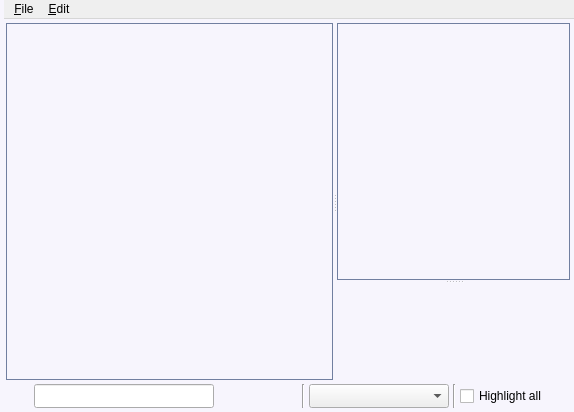
<ui version="4.0" >
 <class>archive</class>
 <widget class="QWidget" name="archive" >
  <property name="geometry" >
   <rect>
    <x>0</x>
    <y>0</y>
    <width>574</width>
    <height>412</height>
   </rect>
  </property>
  <property name="sizePolicy" >
   <sizepolicy vsizetype="Expanding" hsizetype="Expanding" >
    <horstretch>0</horstretch>
    <verstretch>0</verstretch>
   </sizepolicy>
  </property>
  <property name="minimumSize" >
   <size>
    <width>540</width>
    <height>360</height>
   </size>
  </property>
  <property name="windowTitle" >
   <string>Archive</string>
  </property>
  <property name="windowIcon" >
   <iconset>archive_title.png</iconset>
  </property>
  <property name="styleSheet" >
   <string>QWidget#archive {
  background:#f7f5fd;
}
</string>
  </property>
  <layout class="QVBoxLayout" >
   <property name="spacing" >
    <number>2</number>
   </property>
   <property name="leftMargin" >
    <number>4</number>
   </property>
   <property name="topMargin" >
    <number>0</number>
   </property>
   <property name="rightMargin" >
    <number>0</number>
   </property>
   <property name="bottomMargin" >
    <number>0</number>
   </property>
   <item>
    <widget class="QMenuBar" name="menu" >
     <widget class="QMenu" name="menuFile" >
      <property name="title" >
       <string>&amp;File</string>
      </property>
      <addaction name="archive_refresh" />
      <addaction name="separator" />
      <addaction name="archive_save_session" />
      <addaction name="separator" />
      <addaction name="archive_del_contact" />
      <addaction name="archive_clear" />
      <addaction name="separator" />
      <addaction name="archive_hide" />
     </widget>
     <widget class="QMenu" name="menuEdit" >
      <property name="title" >
       <string>&amp;Edit</string>
      </property>
      <addaction name="archive_search_show" />
      <addaction name="separator" />
     </widget>
     <addaction name="menuFile" />
     <addaction name="menuEdit" />
    </widget>
   </item>
   <item>
    <widget class="QSplitter" name="splitter_vertical" >
     <property name="sizePolicy" >
      <sizepolicy vsizetype="Expanding" hsizetype="Expanding" >
       <horstretch>0</horstretch>
       <verstretch>0</verstretch>
      </sizepolicy>
     </property>
     <property name="styleSheet" >
      <string>QSplitter#splitter_vertical {
  margin: 2px 4px 2px 2px;
  border: 0px;
}</string>
     </property>
     <property name="orientation" >
      <enum>Qt::Horizontal</enum>
     </property>
     <property name="_yate_save_props" stdset="0" >
      <stringlist>
       <string>_yate_sizes</string>
      </stringlist>
     </property>
     <property name="_yate_sizes" stdset="0" >
      <string>160,400</string>
     </property>
     <widget class="QFrame" name="frame_logs_list" >
      <property name="sizePolicy" >
       <sizepolicy vsizetype="Expanding" hsizetype="Minimum" >
        <horstretch>0</horstretch>
        <verstretch>0</verstretch>
       </sizepolicy>
      </property>
      <property name="minimumSize" >
       <size>
        <width>140</width>
        <height>160</height>
       </size>
      </property>
      <property name="maximumSize" >
       <size>
        <width>16777215</width>
        <height>16777215</height>
       </size>
      </property>
      <property name="styleSheet" >
       <string>QFrame#frame_logs_list {
  border: 1px solid #717fa0;
}</string>
      </property>
      <property name="_yate_uiwidget" stdset="0" >
       <bool>true</bool>
      </property>
      <property name="_yate_uiwidget_name" stdset="0" >
       <string>archive_logs_list</string>
      </property>
      <property name="_yate_uiwidget_class" stdset="0" >
       <string>QtCustomTree</string>
      </property>
      <property name="_yate_uiwidget_params" stdset="0" >
       <stringlist>
        <string>_yate_tree_additemtype=chat</string>
        <string>_yate_tree_additemtype=roomchat</string>
        <string>_yate_tree_additemtype=roomprivchat</string>
        <string>property:itemsExpandable=true</string>
        <string>property:autoExpand=false</string>
        <string>property:_yate_itemui=chat:arch_contact_item.ui</string>
        <string>property:_yate_itemui=roomchat:arch_room_item.ui</string>
        <string>property:_yate_itemui=roomprivchat:arch_roompriv_item.ui</string>
        <string>property:_yate_itemstyle=chat:QWidget#${name}{background:white;}</string>
        <string>property:_yate_itemstyle=roomchat:QWidget#${name}{background:white;}</string>
        <string>property:_yate_itemstyle=roomprivchat:QWidget#${name}{background:white;}</string>
        <string>property:_yate_itemselectedstyle=chat:QWidget#${name}{background:lightblue;}</string>
        <string>property:_yate_itemselectedstyle=roomchat:QWidget#${name}{background:lightblue;}</string>
        <string>property:_yate_itemselectedstyle=roomprivchat:QWidget#${name}{background:lightblue;}</string>
        <string>property:_yate_itemtooltip=chat:&lt;html>&lt;head>&lt;meta name="qrichtext" content="1" />&lt;style type="text/css">\np, li { white-space: pre-wrap; }\n&lt;/style>&lt;/head>&lt;body style=" font-family:'Arial'; font-size:10pt; font-weight:400; font-style:normal;">&lt;p style=" margin-top:0px; margin-bottom:0px; margin-left:0px; margin-right:0px; -qt-block-indent:0; text-indent:0px;">&lt;span style=" font-size:14pt; font-weight:600;">${name}&lt;/span>&lt;/p>&lt;p style=" margin-top:0px; margin-bottom:0px; margin-left:0px; margin-right:0px; -qt-block-indent:0; text-indent:0px;">${contact}&lt;/p>&lt;p style=" margin-top:0px; margin-bottom:0px; margin-left:0px; margin-right:0px; -qt-block-indent:0; text-indent:0px;">Account: ${account}&lt;/p>&lt;/body>&lt;/html></string>
        <string>property:_yate_itemtooltip=roomchat:&lt;html>&lt;head>&lt;meta name="qrichtext" content="1" />&lt;style type="text/css">\np, li { white-space: pre-wrap; }\n&lt;/style>&lt;/head>&lt;body style=" font-family:'Arial'; font-size:10pt; font-weight:400; font-style:normal;">&lt;p style=" margin-top:0px; margin-bottom:0px; margin-left:0px; margin-right:0px; -qt-block-indent:0; text-indent:0px;">&lt;span style=" font-size:14pt; font-weight:600;">${contact}&lt;/span>&lt;/p>&lt;p style=" margin-top:0px; margin-bottom:0px; margin-left:0px; margin-right:0px; -qt-block-indent:0; text-indent:0px;">Account: ${account}&lt;/p>&lt;/body>&lt;/html></string>
        <string>property:_yate_itemtooltip=roomprivchat:&lt;html>&lt;head>&lt;meta name="qrichtext" content="1" />&lt;style type="text/css">\np, li { white-space: pre-wrap; }\n&lt;/style>&lt;/head>&lt;body style=" font-family:'Arial'; font-size:10pt; font-weight:400; font-style:normal;">&lt;p style=" margin-top:0px; margin-bottom:0px; margin-left:0px; margin-right:0px; -qt-block-indent:0; text-indent:0px;">&lt;span style=" font-size:14pt; font-weight:600;">${name}&lt;/span>&lt;/p>&lt;p style=" margin-top:0px; margin-bottom:0px; margin-left:0px; margin-right:0px; -qt-block-indent:0; text-indent:0px;">${contact}&lt;/p>&lt;p style=" margin-top:0px; margin-bottom:0px; margin-left:0px; margin-right:0px; -qt-block-indent:0; text-indent:0px;">Account: ${account}&lt;/p>&lt;/body>&lt;/html></string>
        <string>property:_yate_itemstatewidget=roomchat:state</string>
        <string>property:_yate_itemexpandedimage=roomchat:minus.png</string>
        <string>property:_yate_itemcollapsedimage=roomchat:plus.png</string>
        <string>property:_yate_itemstatswidget=roomchat:count</string>
        <string>property:_yate_itemstatstemplate=roomchat:(${count})</string>
       </stringlist>
      </property>
     </widget>
     <widget class="QFrame" name="frame" >
      <layout class="QVBoxLayout" >
       <property name="spacing" >
        <number>0</number>
       </property>
       <property name="leftMargin" >
        <number>0</number>
       </property>
       <property name="topMargin" >
        <number>0</number>
       </property>
       <property name="rightMargin" >
        <number>0</number>
       </property>
       <property name="bottomMargin" >
        <number>0</number>
       </property>
       <item>
        <widget class="QSplitter" name="splitter_horizontal" >
         <property name="sizePolicy" >
          <sizepolicy vsizetype="Expanding" hsizetype="Expanding" >
           <horstretch>0</horstretch>
           <verstretch>0</verstretch>
          </sizepolicy>
         </property>
         <property name="minimumSize" >
          <size>
           <width>100</width>
           <height>16</height>
          </size>
         </property>
         <property name="orientation" >
          <enum>Qt::Vertical</enum>
         </property>
         <property name="childrenCollapsible" >
          <bool>false</bool>
         </property>
         <property name="_yate_save_props" stdset="0" >
          <stringlist>
           <string>_yate_sizes</string>
          </stringlist>
         </property>
         <property name="_yate_sizes" stdset="0" >
          <string>100,220</string>
         </property>
         <widget class="QFrame" name="frame_sessions_list" >
          <property name="sizePolicy" >
           <sizepolicy vsizetype="Minimum" hsizetype="Expanding" >
            <horstretch>0</horstretch>
            <verstretch>0</verstretch>
           </sizepolicy>
          </property>
          <property name="minimumSize" >
           <size>
            <width>0</width>
            <height>80</height>
           </size>
          </property>
          <property name="maximumSize" >
           <size>
            <width>16777215</width>
            <height>16777215</height>
           </size>
          </property>
          <property name="styleSheet" >
           <string>QFrame#frame_sessions_list {
  border: 1px solid #717fa0;
}</string>
          </property>
          <property name="_yate_uiwidget" stdset="0" >
           <bool>true</bool>
          </property>
          <property name="_yate_uiwidget_name" stdset="0" >
           <string>archive_session_list</string>
          </property>
          <property name="_yate_uiwidget_class" stdset="0" >
           <string>QtCustomTree</string>
          </property>
          <property name="_yate_uiwidget_params" stdset="0" >
           <stringlist>
            <string>property:itemsExpandable=true</string>
            <string>property:autoExpand=true</string>
            <string>property:_yate_itemui=default:arch_session_item.ui</string>
            <string>property:_yate_itemstyle=default:QWidget#${name}{background:white;}</string>
            <string>property:_yate_itemselectedstyle=default:QWidget#${name}{background:lightblue;}</string>
           </stringlist>
          </property>
         </widget>
         <widget class="QFrame" name="frame_session_history" >
          <property name="_yate_uiwidget" stdset="0" >
           <bool>true</bool>
          </property>
          <property name="_yate_uiwidget_name" stdset="0" >
           <string>archive_session_history</string>
          </property>
          <property name="_yate_uiwidget_class" stdset="0" >
           <string>CustomTextEdit</string>
          </property>
          <property name="_yate_uiwidget_params" stdset="0" >
           <stringlist>
            <string>property:readOnly=true</string>
            <string>property:history:_yate_tempitemname=tempnotify</string>
            <string>set_richtext_item=chat_in:&lt;font color="red">[${time}] ${sender}:&lt;/font>&lt;font color="black"> ${text}&lt;/font></string>
            <string>set_richtext_item=chat_out:&lt;font color="blue">[${time}] ${sender}:&lt;/font>&lt;font color="black"> ${text}&lt;/font></string>
            <string>set_richtext_item=chat_delayed:&lt;font color="darkgreen">[${time}] ${sender}:&lt;/font>&lt;font color="black"> ${text}&lt;/font>&lt;font color="darkgreen">${delayed_by}&lt;/font></string>
            <string>set_richtext_item=notify:&lt;font color="grey">[${time}] ${text}&lt;/font></string>
            <string>set_richtext_item=tempnotify:&lt;font color="grey">${text}&lt;/font></string>
           </stringlist>
          </property>
         </widget>
        </widget>
       </item>
      </layout>
     </widget>
    </widget>
   </item>
   <item>
    <widget class="QFrame" name="archive_frame_search" >
     <property name="sizePolicy" >
      <sizepolicy vsizetype="Fixed" hsizetype="Expanding" >
       <horstretch>0</horstretch>
       <verstretch>0</verstretch>
      </sizepolicy>
     </property>
     <property name="minimumSize" >
      <size>
       <width>100</width>
       <height>28</height>
      </size>
     </property>
     <property name="maximumSize" >
      <size>
       <width>16777215</width>
       <height>28</height>
      </size>
     </property>
     <layout class="QHBoxLayout" >
      <property name="spacing" >
       <number>4</number>
      </property>
      <property name="leftMargin" >
       <number>2</number>
      </property>
      <property name="topMargin" >
       <number>0</number>
      </property>
      <property name="rightMargin" >
       <number>4</number>
      </property>
      <property name="bottomMargin" >
       <number>4</number>
      </property>
      <item>
       <widget class="QToolButton" name="archive_search_hide_button" >
        <property name="minimumSize" >
         <size>
          <width>24</width>
          <height>24</height>
         </size>
        </property>
        <property name="maximumSize" >
         <size>
          <width>24</width>
          <height>24</height>
         </size>
        </property>
        <property name="focusPolicy" >
         <enum>Qt::StrongFocus</enum>
        </property>
        <property name="autoRaise" >
         <bool>true</bool>
        </property>
        <property name="_yate_setaction" stdset="0" >
         <string>archive_search_hide</string>
        </property>
        <property name="_yate_noautoconnect" stdset="0" >
         <bool>true</bool>
        </property>
       </widget>
      </item>
      <item>
       <widget class="QLineEdit" name="archive_search_edit" >
        <property name="sizePolicy" >
         <sizepolicy vsizetype="Fixed" hsizetype="Fixed" >
          <horstretch>0</horstretch>
          <verstretch>0</verstretch>
         </sizepolicy>
        </property>
        <property name="minimumSize" >
         <size>
          <width>180</width>
          <height>24</height>
         </size>
        </property>
        <property name="maximumSize" >
         <size>
          <width>180</width>
          <height>24</height>
         </size>
        </property>
        <property name="toolTip" >
         <string>Edit search</string>
        </property>
        <property name="dynamicActionEnter" stdset="0" >
         <string>archive_search_start</string>
        </property>
        <property name="dynamicActionEnterModifiers" stdset="0" >
         <string/>
        </property>
        <property name="dynamicActionReturn" stdset="0" >
         <string>archive_search_start</string>
        </property>
        <property name="dynamicActionReturnFilter" stdset="0" >
         <string/>
        </property>
        <property name="dynamicActionEsc" stdset="0" >
         <string>archive_search_hide</string>
        </property>
        <property name="_yate_filterevents" stdset="0" >
         <bool>true</bool>
        </property>
       </widget>
      </item>
      <item>
       <widget class="QToolButton" name="archive_search_start_button" >
        <property name="minimumSize" >
         <size>
          <width>24</width>
          <height>24</height>
         </size>
        </property>
        <property name="maximumSize" >
         <size>
          <width>24</width>
          <height>24</height>
         </size>
        </property>
        <property name="focusPolicy" >
         <enum>Qt::StrongFocus</enum>
        </property>
        <property name="autoRaise" >
         <bool>true</bool>
        </property>
        <property name="_yate_noautoconnect" stdset="0" >
         <bool>true</bool>
        </property>
        <property name="_yate_setaction" stdset="0" >
         <string>archive_search_start</string>
        </property>
       </widget>
      </item>
      <item>
       <widget class="QToolButton" name="archive_search_prev_button" >
        <property name="minimumSize" >
         <size>
          <width>24</width>
          <height>24</height>
         </size>
        </property>
        <property name="maximumSize" >
         <size>
          <width>24</width>
          <height>24</height>
         </size>
        </property>
        <property name="focusPolicy" >
         <enum>Qt::StrongFocus</enum>
        </property>
        <property name="autoRaise" >
         <bool>true</bool>
        </property>
        <property name="_yate_noautoconnect" stdset="0" >
         <bool>true</bool>
        </property>
        <property name="_yate_setaction" stdset="0" >
         <string>archive_search_prev</string>
        </property>
       </widget>
      </item>
      <item>
       <widget class="QToolButton" name="archive_search_next_button" >
        <property name="minimumSize" >
         <size>
          <width>24</width>
          <height>24</height>
         </size>
        </property>
        <property name="maximumSize" >
         <size>
          <width>24</width>
          <height>24</height>
         </size>
        </property>
        <property name="focusPolicy" >
         <enum>Qt::StrongFocus</enum>
        </property>
        <property name="autoRaise" >
         <bool>true</bool>
        </property>
        <property name="_yate_noautoconnect" stdset="0" >
         <bool>true</bool>
        </property>
        <property name="_yate_setaction" stdset="0" >
         <string>archive_search_next</string>
        </property>
       </widget>
      </item>
      <item>
       <widget class="Line" name="line" >
        <property name="orientation" >
         <enum>Qt::Vertical</enum>
        </property>
       </widget>
      </item>
      <item>
       <widget class="QComboBox" name="archive_search_range" >
        <property name="sizePolicy" >
         <sizepolicy vsizetype="Fixed" hsizetype="Fixed" >
          <horstretch>0</horstretch>
          <verstretch>0</verstretch>
         </sizepolicy>
        </property>
        <property name="minimumSize" >
         <size>
          <width>140</width>
          <height>24</height>
         </size>
        </property>
        <property name="maximumSize" >
         <size>
          <width>140</width>
          <height>24</height>
         </size>
        </property>
        <property name="focusPolicy" >
         <enum>Qt::StrongFocus</enum>
        </property>
       </widget>
      </item>
      <item>
       <widget class="Line" name="line_2" >
        <property name="orientation" >
         <enum>Qt::Vertical</enum>
        </property>
       </widget>
      </item>
      <item>
       <widget class="QCheckBox" name="archive_search_opt_highlightall" >
        <property name="sizePolicy" >
         <sizepolicy vsizetype="Fixed" hsizetype="Minimum" >
          <horstretch>0</horstretch>
          <verstretch>0</verstretch>
         </sizepolicy>
        </property>
        <property name="focusPolicy" >
         <enum>Qt::StrongFocus</enum>
        </property>
        <property name="toolTip" >
         <string>Highlight all found items</string>
        </property>
        <property name="text" >
         <string>Highlight all</string>
        </property>
       </widget>
      </item>
      <item>
       <spacer>
        <property name="orientation" >
         <enum>Qt::Horizontal</enum>
        </property>
        <property name="sizeHint" >
         <size>
          <width>16</width>
          <height>30</height>
         </size>
        </property>
       </spacer>
      </item>
     </layout>
    </widget>
   </item>
  </layout>
  <action name="archive_hide" >
   <property name="text" >
    <string>Close</string>
   </property>
   <property name="_yate_identity" stdset="0" >
    <string>button_hide</string>
   </property>
  </action>
  <action name="archive_search_show" >
   <property name="text" >
    <string>Find</string>
   </property>
   <property name="shortcut" >
    <string>Ctrl+F</string>
   </property>
  </action>
  <action name="archive_search_hide" >
   <property name="icon" >
    <iconset>close.png</iconset>
   </property>
   <property name="text" >
    <string>Close find</string>
   </property>
  </action>
  <action name="archive_search_prev" >
   <property name="icon" >
    <iconset>findprev.png</iconset>
   </property>
   <property name="text" >
    <string>Previous</string>
   </property>
   <property name="toolTip" >
    <string>Find previous</string>
   </property>
  </action>
  <action name="archive_search_next" >
   <property name="icon" >
    <iconset>findnext.png</iconset>
   </property>
   <property name="text" >
    <string>Next</string>
   </property>
   <property name="toolTip" >
    <string>Find next (F3)</string>
   </property>
   <property name="shortcut" >
    <string>F3</string>
   </property>
  </action>
  <action name="archive_refresh" >
   <property name="text" >
    <string>Refresh</string>
   </property>
  </action>
  <action name="archive_search_start" >
   <property name="icon" >
    <iconset>find.png</iconset>
   </property>
   <property name="text" >
    <string>Search</string>
   </property>
   <property name="toolTip" >
    <string>Search from the begining of the selected range</string>
   </property>
  </action>
  <action name="archive_del_contact" >
   <property name="text" >
    <string>Delete contact log</string>
   </property>
   <property name="_yate_identity" stdset="0" >
    <string>archive:delcontact</string>
   </property>
  </action>
  <action name="archive_clear" >
   <property name="text" >
    <string>Clear all logs</string>
   </property>
   <property name="_yate_identity" stdset="0" >
    <string>archive:clear</string>
   </property>
  </action>
  <action name="archive_save_session" >
   <property name="text" >
    <string>Save current session</string>
   </property>
  </action>
 </widget>
 <resources/>
 <connections/>
</ui>
